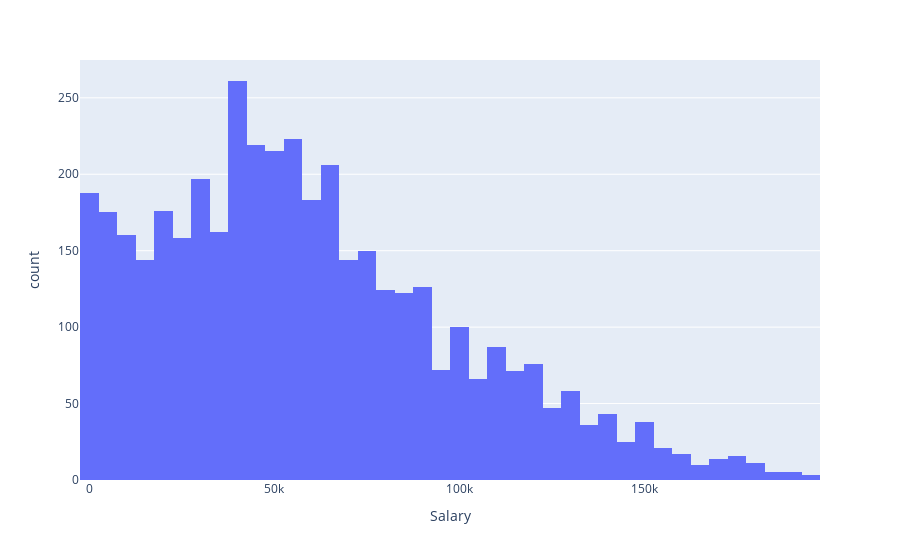

Write notebook code for a chart like this one.
### Code cell
q1_fig2

### Figure 1 — Plotly figure (JSON) as saved in the notebook; plotly's stock layout.template omitted (floating-point values rounded to 4 significant figures; data arrays with more than 128 entries replaced by an {"elided": "..."} marker saying what was removed)
{"data": [{"alignmentgroup": "True", "bingroup": "x", "hovertemplate": "Salary=%{x}<br>count=%{y}<extra></extra>", "legendgroup": "", "marker": {"color": "#636efa", "pattern": {"shape": ""}}, "name": "", "offsetgroup": "", "orientation": "v", "showlegend": false, "type": "histogram", "x": {"elided": "4154 float values"}, "xaxis": "x", "yaxis": "y"}], "layout": {"barmode": "relative", "legend": {"tracegroupgap": 0}, "margin": {"t": 60}, "xaxis": {"anchor": "y", "domain": [0, 1], "title": {"text": "Salary"}}, "yaxis": {"anchor": "x", "domain": [0, 1], "title": {"text": "count"}}}}
